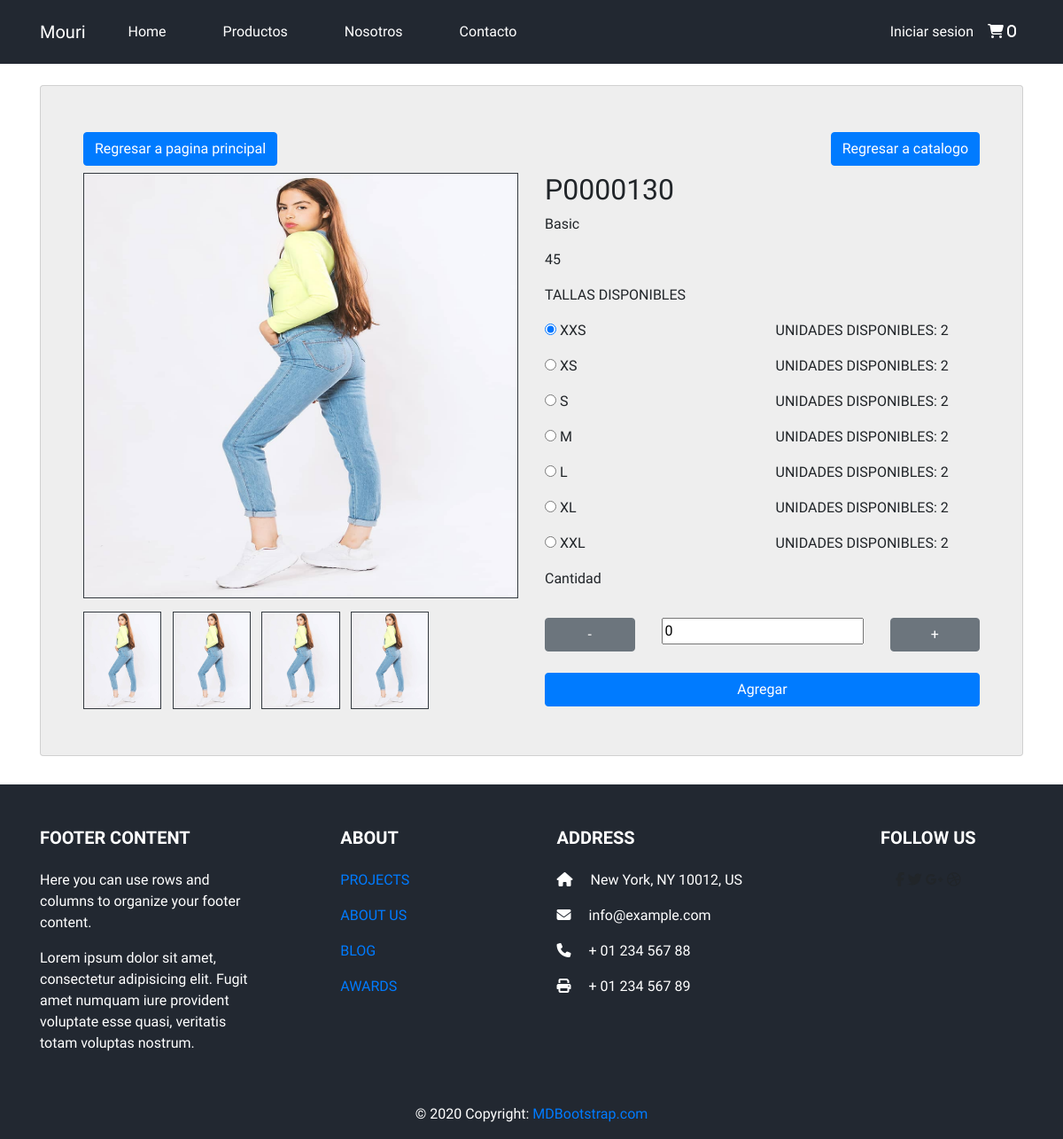
Page /?c=main&a=productDetail&id=P0000130 on the committed database.
### tables this page shows
CREATE TABLE `products` (
  `PRODUCT_ID` varchar(250) NOT NULL,
  `PRODUCT_CATEGORY_ID` int(11) NOT NULL,
  `COLOR_ID` int(11) NOT NULL,
  `PRODUCT_NAME` varchar(250) NOT NULL,
  `PRODUCT_DESCRIPTION` varchar(250) NOT NULL,
  `STOCK_SIZE_XXS` int(11) NOT NULL,
  `STOCK_SIZE_XS` int(11) NOT NULL,
  `STOCK_SIZE_S` int(11) NOT NULL,
  `STOCK_SIZE_M` int(11) NOT NULL,
  `STOCK_SIZE_L` int(11) NOT NULL,
  `STOCK_SIZE_XL` int(11) NOT NULL,
  `STOCK_SIZE_XXL` int(11) NOT NULL,
  `PRODUCT_IMAGE_1` varchar(200) NOT NULL,
  `PRODUCT_IMAGE_2` varchar(200) NOT NULL,
  `PRODUCT_IMAGE_3` varchar(200) NOT NULL,
  `PRODUCT_IMAGE_4` varchar(200) NOT NULL,
  `PRODUCT_PRICE` int(11) NOT NULL,
  `DT_REGISTRY` datetime NOT NULL DEFAULT current_timestamp(),
  `DT_UPDATE` datetime DEFAULT NULL
);

### model/database.php (called while the page is built)
<?php
class Database
{
    public static function StartUp()
    {
        $host = 'localhost';
        $db = 'proyecto_evo';
        $user = 'root';
        $password = '';
        $pdo = new PDO('mysql:host=' . $host . ';dbname=' . $db . ';charset=utf8', $user, $password);
        $pdo->setAttribute(PDO::ATTR_ERRMODE, PDO::ERRMODE_EXCEPTION);
        return $pdo;
    }
}

### model/dao/Product.dao.php (called while the page is built, shortened)
<?php
class ProductDao
{
    private $pdo;
    public function __construct()
    {
        try {
            $this->pdo = Database::StartUp();
        } catch (Exception $e) {
            die($e->getMessage());
        }
    }
    public function getProductDetailById($id)
    {
        try {
            $stm = $this->pdo->prepare("SELECT * FROM products WHERE PRODUCT_ID = ?");
            $stm->execute(array($id));
            return $stm->fetchAll(PDO::FETCH_OBJ);
        } catch (Exception $e) {
            die($e->getMessage());
        }
    }
}

### view/main/productDetailPage.php (the view, shortened to what this page needs)
<div class="content">
    <form id="form" action="?c=Session&a=addToCart" method="post">
        <div class="container">
            <div class="card card_1">
                <div class="row my-1">
                    <div class="col">
                        <a href="?c=main&a=index" class="btn btn-primary float-left">Regresar a pagina principal</a>
                    </div>
                    <div class="col">
                        <a href="?c=main&a=productCatalog" class="btn btn-primary float-right">Regresar a catalogo</a>
                    </div>
                </div>
                <div class="row my-1">
                    <div class="preview col-md-6">
                        <div class="preview-pic tab-content">
                            <div class="tab-pane active" id="pic-1">
                                <img src="assets/productImages/<?php echo $producto[0]->PRODUCT_IMAGE_1 ?>" class="imagen_detalle border border-dark img-fluid" style="height:60vh" alt="Imagen" />
                            </div>
                            <ul class="preview-thumbnail nav nav-tabs">
                                <li class="active"><a data-target="#pic-1" data-toggle="tab"> <img src="assets/productImages/<?php echo $producto[0]->PRODUCT_IMAGE_1 ?>" class="imagen_detalle border border-dark img-fluid" /></a></li>
                                <li><a data-target="#pic-2" data-toggle="tab"> <img src="assets/productImages/<?php echo $producto[0]->PRODUCT_IMAGE_2 ?>" class="imagen_detalle  border border-dark img-fluid" /></a></li>
                                <li><a data-target="#pic-3" data-toggle="tab"> <img src="assets/productImages/<?php echo $producto[0]->PRODUCT_IMAGE_3 ?>" class="imagen_detalle  border border-dark img-fluid" /></a></li>
                                <li><a data-target="#pic-4" data-toggle="tab"> <img src="assets/productImages/<?php echo $producto[0]->PRODUCT_IMAGE_4 ?>" class="imagen_detalle  border border-dark img-fluid" /></a></li>
                            </ul>
                        </div>
                    </div>
                    <div class="col-md-6">
                        <h2><?php echo $producto[0]->PRODUCT_ID ?></h2>
                        <p><?php echo $producto[0]->PRODUCT_NAME ?></p>
                        <p><?php echo $producto[0]->PRODUCT_PRICE ?></p>
                        <p>TALLAS DISPONIBLES</p>
                        <?php
                        if ($producto[0]->STOCK_SIZE_XXS > 0) { ?>
                            <div class="row">
                                <div class="col">
                                    <input type="radio" id="xxs" name="size" value="XXS" checked>
                                    <label for="xxs" data-toggleXXtooltip" data-placement="top" title="<?php echo ($producto[0]->STOCK_SIZE_SSS) ?>">XXS</label><br>
                                </div>
                                <div class="col">
                                    <p><?php echo "UNIDADES DISPONIBLES: " . $producto[0]->STOCK_SIZE_XXS ?></p>
                                </div>
                            </div>
                        <?php
                        }
                        ?>
                        <?php
                        if ($producto[0]->STOCK_SIZE_XS > 0) { ?>
                            <div class="row">
                                <div class="col">
                                    <input type="radio" id="xs" name="size" value="XS">
                                    <label for="xs">XS</label><br>
                                </div>
                                <div class="col">
                                    <p><?php echo "UNIDADES DISPONIBLES: " .  $producto[0]->STOCK_SIZE_XS ?></p>
                                </div>
                            </div>
                        <?php
                        }
                        ?>
                        <?php
                        if ($producto[0]->STOCK_SIZE_S > 0) { ?>
                            <div class="row">
                                <div class="col">
                                    <input type="radio" id="s" name="size" value="S">
                                    <label for="s">S</label><br>
                                </div>
                                <div class="col">
                                    <p><?php echo "UNIDADES DISPONIBLES: " .  $producto[0]->STOCK_SIZE_S ?></p>
                                </div>
                            </div>
                        <?php
                        }
                        ?>
                        <?php
                        if ($producto[0]->STOCK_SIZE_M > 0) { ?>
                            <div class="row">
                                <div class="col">
                                    <input type="radio" id="m" name="size" value="M">
                                    <label for="m">M</label><br>
                                </div>
                                <div class="col">
                                    <p><?php echo "UNIDADES DISPONIBLES: " .  $producto[0]->STOCK_SIZE_M ?></p>
                                </div>
                            </div>
                        <?php
                        }
                        ?>
                        <?php
                        if ($producto[0]->STOCK_SIZE_L > 0) { ?>
                            <div class="row">
                                <div class="col">
                                    <input type="radio" id="l" name="size" value="L">
                                    <label for="l">L</label><br>
                                </div>
                                <div class="col">
                                    <p><?php echo "UNIDADES DISPONIBLES: " .  $producto[0]->STOCK_SIZE_L ?></p>
                                </div>
                            </div>
                        <?php
                        }
                        ?>
                        <?php
                        if ($producto[0]->STOCK_SIZE_XL > 0) { ?>
                            <div class="row">
                                <div class="col">
                                    <input type="radio" id="xl" name="size" value="XL">
                                    <label for="xl">XL</label><br>
                                </div>
                                <div class="col">
                                    <p><?php echo "UNIDADES DISPONIBLES: " .  $producto[0]->STOCK_SIZE_XL ?></p>
                                </div>
                            </div>
                        <?php
                        }
                        ?>
                        <?php
                        if ($producto[0]->STOCK_SIZE_XXL > 0) { ?>
                            <div class="row">
                                <div class="col">
                                    <input type="radio" id="xxl" name="size" value="XXL">
                                    <label for="xxl">XXL</label><br>
                                </div>
                                <div class="col">
                                    <p><?php echo "UNIDADES DISPONIBLES: " .  $producto[0]->STOCK_SIZE_XXL ?></p>
                                </div>
                            </div>
                        <?php
                        }
                        ?>
                        <label for="">Cantidad</label>
                        <div class="row text-center my-4">
                            <div class="col">
                                <button type="button" class="btn btn-secondary btn-block" onclick="dec('quantity')">-</button>
                            </div>
                            <div class="col">
                                <input name="quantity" type="text form-control" readonly value="0">
                            </div>
                            <div class="col">
                                <button type="button" class="btn btn-secondary btn-block" onclick="inc('quantity')">+</button>
                            </div>
                        </div>
                        <button type="submit" class="btn btn-primary btn-block">Agregar</button>
                    </div>
                </div>
            </div>
        </div>
    </form>
</div>

### rows in the picture
products: PRODUCT_IMAGE_1 (picture), PRODUCT_IMAGE_2 (picture), PRODUCT_IMAGE_3 (picture), PRODUCT_IMAGE_4 (picture), PRODUCT_ID "P0000130", PRODUCT_NAME "Basic", PRODUCT_PRICE "45", STOCK_SIZE_XXS "2", STOCK_SIZE_XS "2", STOCK_SIZE_S "2", STOCK_SIZE_M "2", STOCK_SIZE_L "2", STOCK_SIZE_XL "2", STOCK_SIZE_XXL "2"
